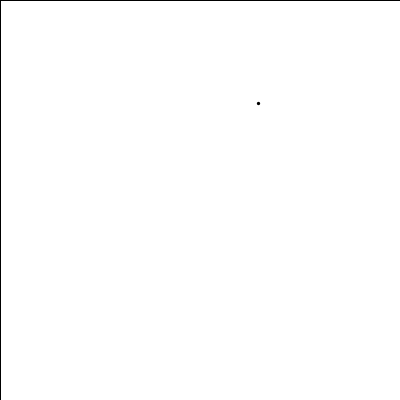
Frame 1 (no input)
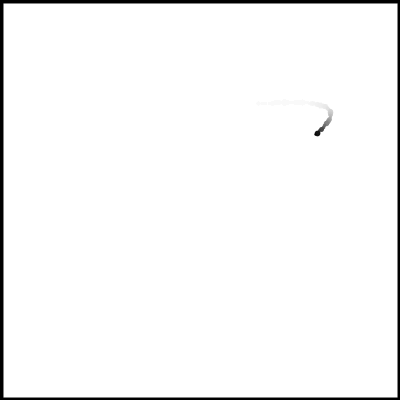
Frame 60 (the mouse pressed at the canvas centre just before this capture)
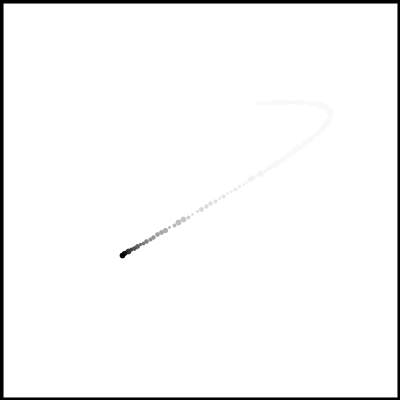
Frame 120 (the mouse held since frame 60 and released just before this capture)

The Processing sketch that drew these frames (run headless with seeded random() and noise(); from frame 60 on, the mouse is pressed at the canvas centre):

// Processing sketch: inf_bezier
// ── inf_bezier.pde
// Create an continuous curve using bezier().

// Suppose we draw bezier curves using four points: p0, c0, c1, p1
// After drawing a curve, we start a new one by making the new p0 = old p1,
// and making the new c0 symmetrical to the old c1 respect to the old p1,
// resulting in a smooth transition.

float[] bx = new float[4];
float[] by = new float[4];
float t = 0;

void setup() {
  size(400, 400);
  background(255);
  smooth();
  fill(255, 20);
  
  for(int i = 0; i<4; i++) {
    bx[i] = random(width);
    by[i] = random(height);
  }
}
void draw() {
  rect(0, 0, width, height);
  
  float cx = bezierPoint(bx[0], bx[1], bx[2], bx[3], t);
  float cy = bezierPoint(by[0], by[1], by[2], by[3], t);
  
  strokeWeight(random(2, 6));
  point(cx, cy);
  
  t += 0.01;
  if (t > 1) {
    t = 0;
    bx[1] = bx[3] - (bx[2] - bx[3]);
    by[1] = by[3] - (by[2] - by[3]);
    bx[0] = bx[3];
    by[0] = by[3];
    bx[2] = random(width);
    by[2] = random(height);
    bx[3] = random(width);
    by[3] = random(height);    
  }
  
}
